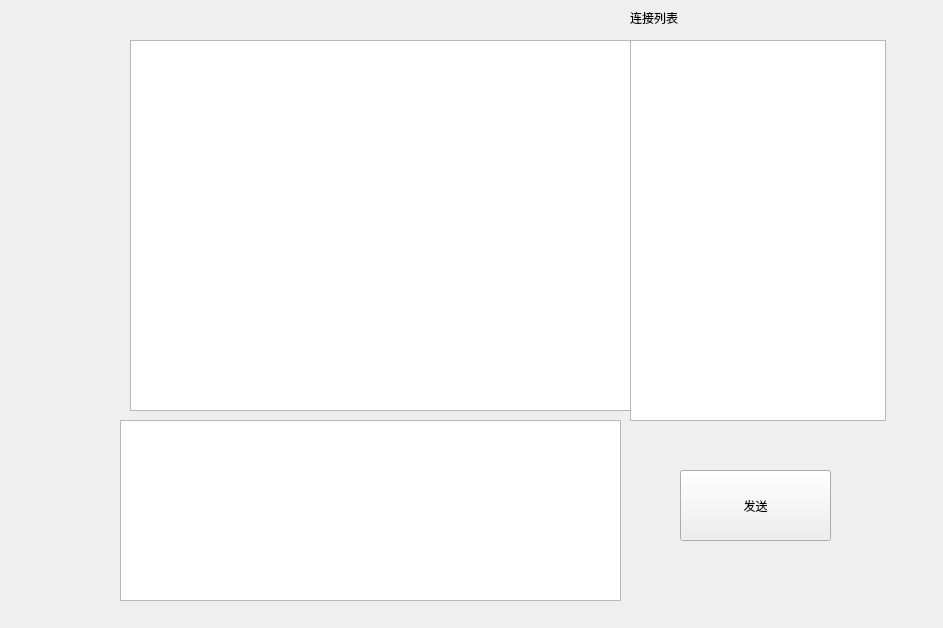
<?xml version="1.0" encoding="UTF-8"?>
<ui version="4.0">
 <class>Widget</class>
 <widget class="QWidget" name="Widget">
  <property name="geometry">
   <rect>
    <x>0</x>
    <y>0</y>
    <width>943</width>
    <height>628</height>
   </rect>
  </property>
  <property name="windowTitle">
   <string>Widget</string>
  </property>
  <widget class="QPushButton" name="pushButton">
   <property name="geometry">
    <rect>
     <x>680</x>
     <y>470</y>
     <width>151</width>
     <height>71</height>
    </rect>
   </property>
   <property name="text">
    <string>发送</string>
   </property>
  </widget>
  <widget class="QTextEdit" name="textEdit">
   <property name="geometry">
    <rect>
     <x>130</x>
     <y>40</y>
     <width>501</width>
     <height>371</height>
    </rect>
   </property>
  </widget>
  <widget class="QTextEdit" name="textEdit_2">
   <property name="geometry">
    <rect>
     <x>120</x>
     <y>420</y>
     <width>501</width>
     <height>181</height>
    </rect>
   </property>
  </widget>
  <widget class="QListWidget" name="listWidget">
   <property name="geometry">
    <rect>
     <x>630</x>
     <y>40</y>
     <width>256</width>
     <height>381</height>
    </rect>
   </property>
  </widget>
  <widget class="QLabel" name="label">
   <property name="geometry">
    <rect>
     <x>630</x>
     <y>10</y>
     <width>72</width>
     <height>15</height>
    </rect>
   </property>
   <property name="text">
    <string>连接列表</string>
   </property>
  </widget>
 </widget>
 <layoutdefault spacing="6" margin="11"/>
 <resources/>
 <connections/>
</ui>
